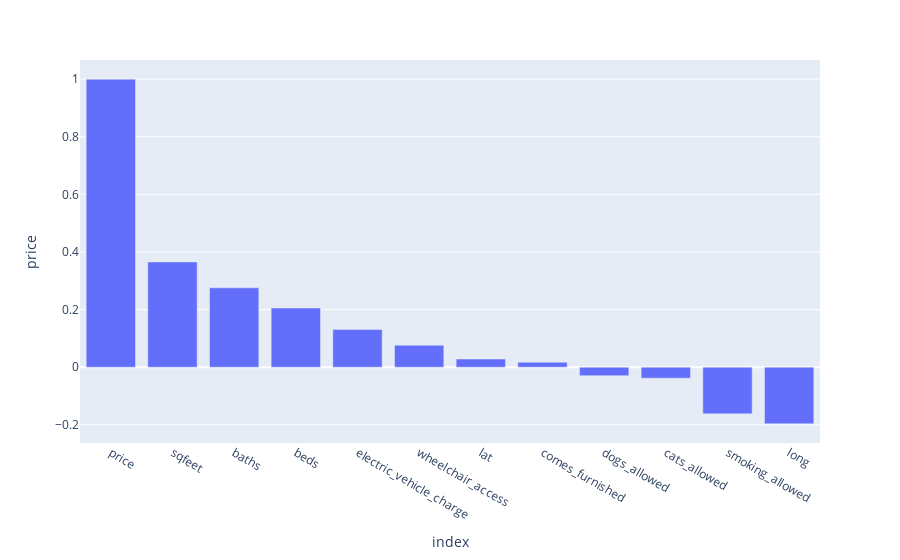

The notebook cell saved with this chart:
### Code cell
correlation=rentals.corr()["price"].reset_index().sort_values("price",ascending=False)
fig=px.bar(correlation, x="index", y="price")
save_fig('correlation sorted')
fig.show()

### Figure 1 — Plotly figure (JSON) as saved in the notebook; plotly's stock layout.template omitted (floating-point values rounded to 4 significant figures)
{"data": [{"alignmentgroup": "True", "hovertemplate": "index=%{x}<br>price=%{y}<extra></extra>", "legendgroup": "", "marker": {"color": "#636efa", "pattern": {"shape": ""}}, "name": "", "offsetgroup": "", "orientation": "v", "showlegend": false, "textposition": "auto", "type": "bar", "x": ["price", "sqfeet", "baths", "beds", "electric_vehicle_charge", "wheelchair_access", "lat", "comes_furnished", "dogs_allowed", "cats_allowed", "smoking_allowed", "long"], "xaxis": "x", "y": [1, 0.3654, 0.2756, 0.2055, 0.1306, 0.07617, 0.02833, 0.01712, -0.02953, -0.03805, -0.1619, -0.1967], "yaxis": "y"}], "layout": {"barmode": "relative", "legend": {"tracegroupgap": 0}, "margin": {"t": 60}, "xaxis": {"anchor": "y", "domain": [0, 1], "title": {"text": "index"}}, "yaxis": {"anchor": "x", "domain": [0, 1], "title": {"text": "price"}}}}
